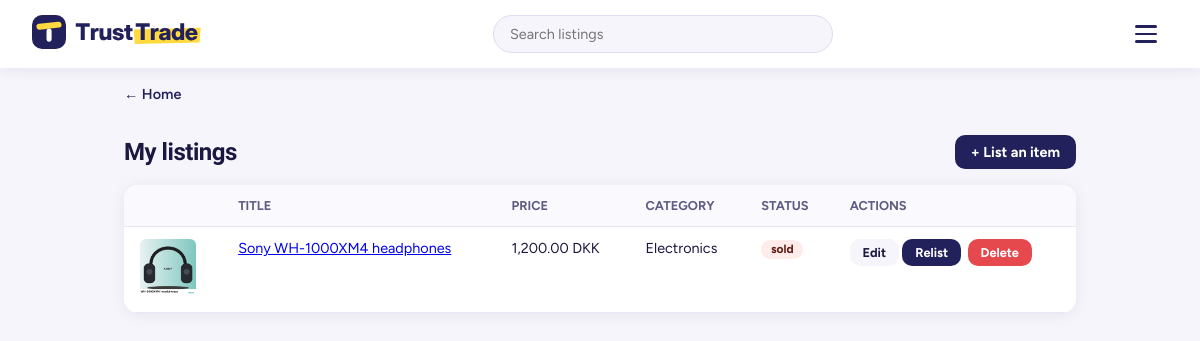
The app's page /controllers/my_listings.php (signed in) with its own data.
### tables this page shows
CREATE TABLE `listings` (
  `id` int(11) NOT NULL,
  `user_id` int(11) NOT NULL,
  `title` varchar(150) NOT NULL,
  `description` text NOT NULL,
  `price` decimal(10,2) NOT NULL,
  `category` enum('Textbooks','Electronics','Calculators','Stationery','Other') NOT NULL,
  `created_at` timestamp NOT NULL DEFAULT current_timestamp(),
  `status` enum('active','sold','held') NOT NULL DEFAULT 'active',
  `hold_reason` varchar(255) DEFAULT NULL,
  `held_at` datetime DEFAULT NULL,
  `reviewed_ok` tinyint(1) NOT NULL DEFAULT 0
);

### models/User.php (called while the page is built, shortened)
<?php
require_once __DIR__ . '/../config/database.php';
class User
{
    private PDO $db;
    public function __construct()
    {
        $database = new Database();
        $this->db = $database->getConnection();
    }
    public function findById(int $id): ?array
    {
        $stmt = $this->db->prepare('SELECT * FROM users WHERE id = :id LIMIT 1');
        $stmt->execute(['id' => $id]);
        $user = $stmt->fetch();
        return $user ?: null;
    }
}

### config/database.php (called while the page is built, shortened)
<?php
class Database
{
    private string $host = 'localhost';
    private string $dbName = 'trusttrade';
    private string $username = 'root';
    private string $password = '';
    private ?PDO $connection = null;
    public function getConnection(): PDO
    {
        $dsn = "mysql:host={$this->host};dbname={$this->dbName};charset=utf8mb4";
        try {
            $this->connection = new PDO($dsn, $this->username, $this->password, [
                PDO::ATTR_ERRMODE => PDO::ERRMODE_EXCEPTION,
                PDO::ATTR_DEFAULT_FETCH_MODE => PDO::FETCH_ASSOC,
            ]);
        } catch (PDOException $e) {
            die('Database connection failed: ' . $e->getMessage());
        }
        return $this->connection;
    }
}

### models/Listing.php (called while the page is built, shortened)
<?php
require_once __DIR__ . '/../config/database.php';
class Listing
{
    private PDO $db;
    public function __construct()
    {
        $database = new Database();
        $this->db = $database->getConnection();
    }
    public function getImages(int $listingId): array
    {
        $stmt = $this->db->prepare('SELECT image FROM listing_images WHERE listing_id = :id ORDER BY display_order ASC');
        $stmt->execute(['id' => $listingId]);
        return $stmt->fetchAll(PDO::FETCH_COLUMN);
    }
    public function findByUser(int $userId): array
    {
        $stmt = $this->db->prepare(
            'SELECT listings.*, users.full_name AS seller_name
             FROM listings
             JOIN users ON listings.user_id = users.id
             WHERE listings.user_id = :user_id
             ORDER BY listings.created_at DESC'
        );
        $stmt->execute(['user_id' => $userId]);
        return $this->attachImages($stmt->fetchAll());
    }
    private function attachImages(array $listings): array
    {
        foreach ($listings as $i => $listing) {
            $listings[$i]['images'] = $this->getImages((int) $listing['id']);
        }
        return $listings;
    }
}

### controllers/my_listings.php (the view, shortened to what this page needs)
<?php
require_once __DIR__ . '/../models/User.php';
require_once __DIR__ . '/../models/Listing.php';
$user = new User();
$currentUser = $user->findById($_SESSION['user_id']);
$me = (int) $currentUser['id'];
$listingModel = new Listing();
$listings = $listingModel->findByUser($me);
$isVerified = !empty($currentUser['student_verified']);
?>
<!DOCTYPE html>
<html>
<head>
    <link rel="stylesheet" href="../public/css/style.css">
</head>
<body class="app-body">
    <?php include __DIR__ . '/../includes/navbar.php'; ?>
    <div class="page-content">
        <div class="page-header-row">
            <h2>My listings</h2>
            <?php if ($isVerified): ?>
                <a href="create_listing.php" class="btn-inline">+ List an item</a>
            <?php endif; ?>
        </div>
        <?php if (empty($listings)): ?>
            <p class="muted">You have not listed anything yet.</p>
        <?php else: ?>
            <table class="data-table">
                <tr>
                    <th></th>
                    <th>Title</th>
                    <th>Price</th>
                    <th>Category</th>
                    <th>Status</th>
                    <th>Actions</th>
                </tr>
                <?php foreach ($listings as $l): ?>
                    <tr>
                        <td>
                            <?php if (!empty($l['images'])): ?>
                                <img src="../public/uploads/listings/<?= htmlspecialchars($l['images'][0]) ?>" alt="" style="width:56px;height:56px;object-fit:cover;border-radius:6px;">
                            <?php endif; ?>
                        </td>
                        <td><a href="view_listing.php?id=<?= (int) $l['id'] ?>"><?= htmlspecialchars($l['title']) ?></a></td>
                        <td><?= number_format((float) $l['price'], 2) ?> DKK</td>
                        <td><?= htmlspecialchars($l['category']) ?></td>
                        <td><span class="pill pill-<?= htmlspecialchars($l['status']) ?>"><?= htmlspecialchars($l['status']) ?></span></td>
                        <td>
                            <a href="edit_listing.php?id=<?= (int) $l['id'] ?>" class="btn-small btn-ghost">Edit</a>
                            <form method="POST" class="inline-form">
                                <?php if ($l['status'] === 'held'): ?>
                                    <span class="muted">Under review<?= !empty($l['hold_reason']) ? ': ' . htmlspecialchars($l['hold_reason']) : '' ?></span>
                                <?php elseif ($l['status'] === 'active'): ?>
                                    <input type="hidden" name="action" value="mark_sold">
                                    <button type="submit" class="btn-small">Mark as sold</button>
                                <?php else: ?>
                                    <button type="submit" class="btn-small">Relist</button>
                                <?php endif; ?>
                            </form>
                            <form method="POST" class="inline-form" onsubmit="return confirm('Delete this listing permanently?');">
                                <button type="submit" class="btn-small btn-danger">Delete</button>
                            </form>
                        </td>
                    </tr>
                <?php endforeach; ?>
            </table>
        <?php endif; ?>
    </div>
</body>
</html>

### public/css/style.css (style rules this page uses)
:root { --ink: #23215b; --ink-hover: #34318f; --ink-deep: #15133a; --ink-line: #2f2c6b; --tint: #ecebfb; --page: #f6f5fb; --panel: #faf9fe; --line: #dedcf0; --line-soft: #e8e6f6; --text: #1a1840; --muted: #5f5c84; --hl: #ffd93d; --hl-hover: #f4c700; --ok: #1f8f5f; --danger: #e5484d; --font-head: 'Bricolage Grotesque', 'Avenir Next', 'Segoe UI', system-ui, sans-serif; --font-body: 'Figtree', 'Avenir Next', 'Segoe UI', system-ui, sans-serif; --shadow: 0 2px 14px rgba(35, 33, 91, 0.08); --shadow-up: 0 8px 24px rgba(35, 33, 91, 0.14); }
* { box-sizing: border-box; }
body { margin: 0; font-family: var(--font-body); background: var(--page); color: var(--text); display: flex; flex-direction: column; align-items: center; padding: 3rem 1rem; }
h1, h2, h3, .slide-caption, .hero h1, .stat strong, .stat-card strong, .admin-topbar h1 { font-family: var(--font-head); letter-spacing: -0.02em; }
h1, h2 { font-weight: 800; }
button, input, select, textarea { font-family: inherit; }
.btn-inline { display: inline-block; background: var(--ink); color: #fff; padding: 0.5rem 1rem; border-radius: 10px; text-decoration: none; font-weight: 700; font-size: 0.9rem; }
.btn-small { display: inline-block; padding: 0.35rem 0.8rem; border: none; border-radius: 10px; font-weight: 700; font-size: 0.8rem; cursor: pointer; background: var(--ink); color: #fff; text-decoration: none; font-family: inherit; }
.btn-ghost { background: var(--page); color: var(--text); }
.btn-danger { background: var(--danger); color: #fff; }
.pill { display: inline-block; padding: 0.15rem 0.6rem; border-radius: 999px; font-size: 0.75rem; font-weight: 700; }
.pill-sold { background: #fdecea; color: #611a15; }
.app-body { display: block; padding: 0; }
.page-content { max-width: 1000px; margin: 2rem auto; padding: 0 1.5rem; }
.page-header-row { display: flex; justify-content: space-between; align-items: center; margin: 1.5rem 0 1rem 0; }
.page-header-row h2 { margin: 0; }
.inline-form { display: inline-block; margin: 0 0.2rem 0.2rem 0; }
.data-table { width: 100%; border-collapse: collapse; background: #fff; border-radius: 14px; overflow: hidden; box-shadow: var(--shadow); }
.data-table th, .data-table td { padding: 0.8rem 1rem; text-align: left; border-bottom: 1px solid var(--line-soft); font-size: 0.9rem; vertical-align: top; }
.data-table th { background: var(--panel); color: var(--muted); font-size: 0.8rem; text-transform: uppercase; }

### records on screen
listings: title "Sony WH-1000XM4 headphones", price "1,200.00", category "Electronics", status "sold", shows "Relist"
